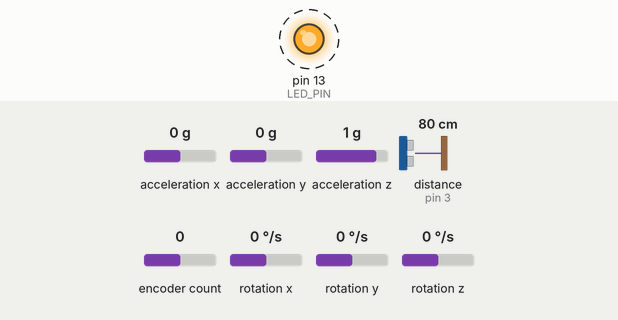
Simulated run of this sketch. Board: Arduino Uno, built with avr-gcc and run on an emulated ATmega328P. On the bench: output pins drawn as LEDs (lit = HIGH). Wiring (inferred from the names in the program): ultrasonic range finder: trigger pin 2; echo pin 3. Dashed ring = blinking. Inputs (shaded band) come from the test bench; at power-on: acceleration x 0 g, acceleration y 0 g, acceleration z 1 g, distance to the obstacle (sensor on pin 3) 80 cm, encoder count 0, rotation x 0 °/s, rotation y 0 °/s, rotation z 0 °/s. The echo pulse lasts 58.3 µs per cm; pins used as bus, display or sensor lines are not drawn; what the sketch prints to the serial monitor is not drawn.

Above: at 0.04 s.
Timing chart, 0 to 3.0 s (numbered marks = the images above):
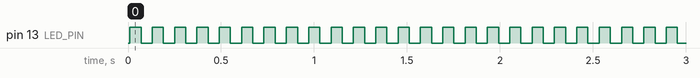

The sketch:

TeensyCode.ino
```cpp
#include <Encoder.h> // include the encoder library

//Distance
#define trigPin 2
#define echoPin 3
long duration;
int distance;

//Gyro
#include "I2Cdev.h"
#include "MPU6050.h"
#if I2CDEV_IMPLEMENTATION == I2CDEV_ARDUINO_WIRE
    #include "Wire.h"
#endif
MPU6050 accelgyro;
int16_t ax, ay, az;
int16_t gx, gy, gz;
#define OUTPUT_READABLE_ACCELGYRO
#define LED_PIN 13
bool blinkState = false;


Encoder enc(14, 15); // create an encoder object

long current_value; // current read
long previous_value = -999; // previous read

void setup() {
  //Distance
  pinMode(trigPin, OUTPUT);
  pinMode(echoPin, INPUT);

  //Gyro
  #if I2CDEV_IMPLEMENTATION == I2CDEV_ARDUINO_WIRE
        Wire.begin();
    #elif I2CDEV_IMPLEMENTATION == I2CDEV_BUILTIN_FASTWIRE
        Fastwire::setup(400, true);
    #endif

  Serial.begin(57600); // open serial port


  accelgyro.initialize();
  pinMode(LED_PIN, OUTPUT);
}

void loop() {

  current_value = enc.read(); // read the value of the encoder

  if (current_value != previous_value) { // compare to previous reading
    previous_value = current_value; // store the reading for next comparison
  }

  //Distance
  digitalWrite(trigPin, LOW);
  delayMicroseconds(5);
  digitalWrite(trigPin, HIGH);
  delayMicroseconds(10);
  digitalWrite(trigPin, LOW);
  duration = pulseIn(echoPin, HIGH);
  distance = duration * 0.034 / 2;

  //Gyro
  accelgyro.getMotion6(&ax, &ay, &az, &gx, &gy, &gz);

    #ifdef OUTPUT_READABLE_ACCELGYRO
        // display tab-separated accel/gyro x/y/z values
        Serial.print(ax); Serial.print(",");
        Serial.print(ay); Serial.print(",");
        Serial.print(az); Serial.print(",");
        Serial.print(gx); Serial.print(",");
        Serial.print(gy); Serial.print(",");
        Serial.print(gz); Serial.print(",");
        Serial.print(distance); Serial.print(",");
        Serial.println(current_value);
    #endif

    // blink LED to indicate activity
    blinkState = !blinkState;
    digitalWrite(LED_PIN, blinkState);


    delay(50);
}
```

Measured:
- by itself, pin 13 (LED_PIN): alternates HIGH for 0.06 s and LOW for 0.06 s
